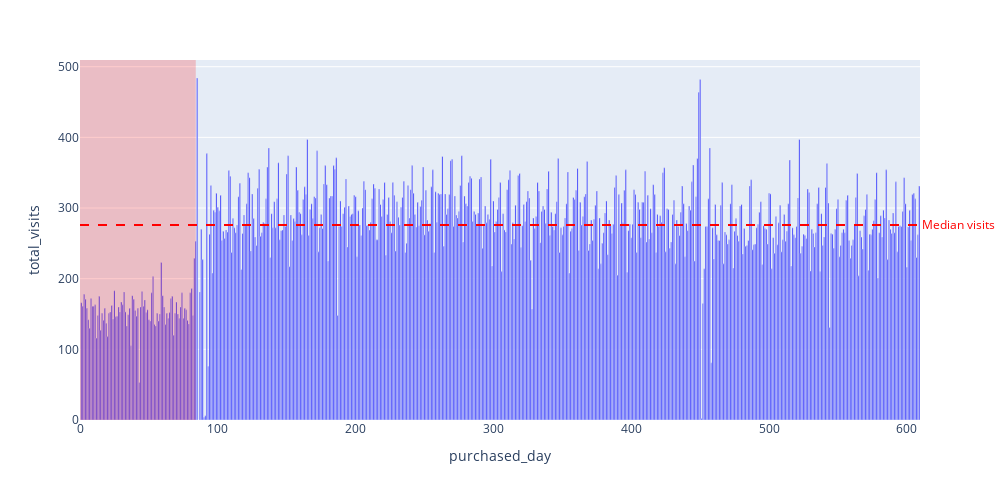

The cell this chart's notebook holds for it:
### Code cell
#purchased_day vs total_visits plot
#Using plotly, plot the purchase day on x-axis and total visits on y-axis 
fig=px.bar(temp,x='purchased_day',y='total_visits')
fig.update_traces(marker_color='blue')

#Draw a dotted horizontal line to indicate the the median number of visits in a day
fig.add_hline(np.median(temp.total_visits),line_dash="dash",line_color="red",annotation_text="Median visits", annotation_position="right",annotation_font_color='red')
fig.add_vrect(x0=0, x1=84,line_width=0, fillcolor="red", opacity=0.2)
fig.update_layout(
    width=1000,
    height=500
)
fig.show()

### Figure 1 — Plotly figure (JSON) as saved in the notebook; plotly's stock layout.template omitted (floating-point values rounded to 4 significant figures; data arrays with more than 128 entries replaced by an {"elided": "..."} marker saying what was removed)
{"data": [{"alignmentgroup": "True", "hovertemplate": "purchased_day=%{x}<br>total_visits=%{y}<extra></extra>", "legendgroup": "", "marker": {"color": "blue", "pattern": {"shape": ""}}, "name": "", "offsetgroup": "", "orientation": "v", "showlegend": false, "textposition": "auto", "type": "bar", "x": {"elided": "609 int values"}, "xaxis": "x", "y": {"elided": "609 int values"}, "yaxis": "y"}], "layout": {"annotations": [{"font": {"color": "red"}, "showarrow": false, "text": "Median visits", "x": 1, "xanchor": "left", "xref": "x domain", "y": 276, "yanchor": "middle", "yref": "y"}], "barmode": "relative", "height": 500, "legend": {"tracegroupgap": 0}, "margin": {"t": 60}, "shapes": [{"line": {"color": "red", "dash": "dash"}, "type": "line", "x0": 0, "x1": 1, "xref": "x domain", "y0": 276, "y1": 276, "yref": "y"}, {"fillcolor": "red", "line": {"width": 0}, "opacity": 0.2, "type": "rect", "x0": 0, "x1": 84, "xref": "x", "y0": 0, "y1": 1, "yref": "y domain"}], "width": 1000, "xaxis": {"anchor": "y", "domain": [0, 1], "title": {"text": "purchased_day"}}, "yaxis": {"anchor": "x", "domain": [0, 1], "title": {"text": "total_visits"}}}}
